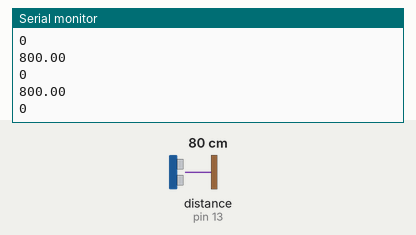
Bench run of a sketch on a simulated Arduino Uno, built for the host (arithmetic inside an expression is 32-bit, double 64-bit). On the bench: the last lines printed to the serial monitor. Inputs (shaded band) come from the test bench; at power-on: distance to the obstacle (sensor on pin 13) 80 cm. The echo pulse lasts 58.3 µs per cm.

Above: at 1.2 s.
1.3 s: distance to the obstacle (sensor on pin 13) set to 2 cm
At 1.71 s:
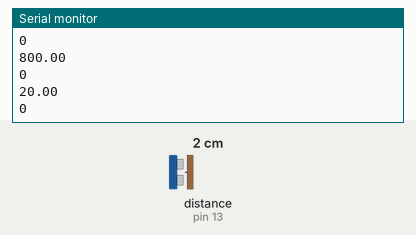
2.8 s: distance to the obstacle (sensor on pin 13) set to 4 cm
At 3.22 s:
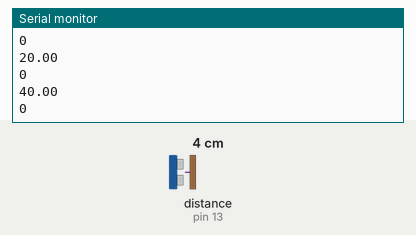
Timing chart, 0 to 5.8 s (numbered marks = the images above; inputs shaded):
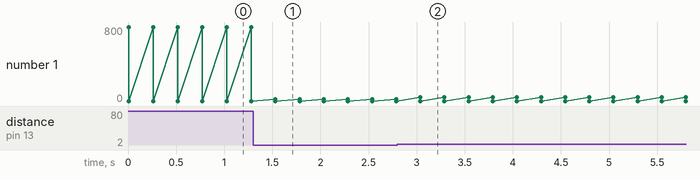

The sketch:

HCSR04_0.ino
```cpp
#include <hcsr04.h>

#define TRIG_PIN 12
#define ECHO_PIN 13

// HC-SR04 超音波測距模組
// 前方
#define TRIG_PIN_FRONT 4
#define ECHO_PIN_FRONT 7
// 最小偵測距離 10 mm
#define US_MIN_DIST 10
// 最大偵測距離 400 mm
#define US_MAX_DIST 400

HCSR04 hcsr04_f(TRIG_PIN_FRONT, ECHO_PIN, US_MIN_DIST, US_MAX_DIST);

void setup(){
    Serial.begin(115200);
}

void loop() {

    // Output the distance in mm
	Serial.println(hcsr04_f.distanceInMillimeters());

    // Output information about the device, driver, and distance in Bifrost JSON format
    Serial.println(hcsr04_f.ToString());

    delay(250);
}
```

Measured:
- after the input at 1.3 s, the serial monitor: prints a new line after 0.23 s (image 1)
- after the input at 2.8 s, the serial monitor: prints a new line after 0.24 s (image 2)
